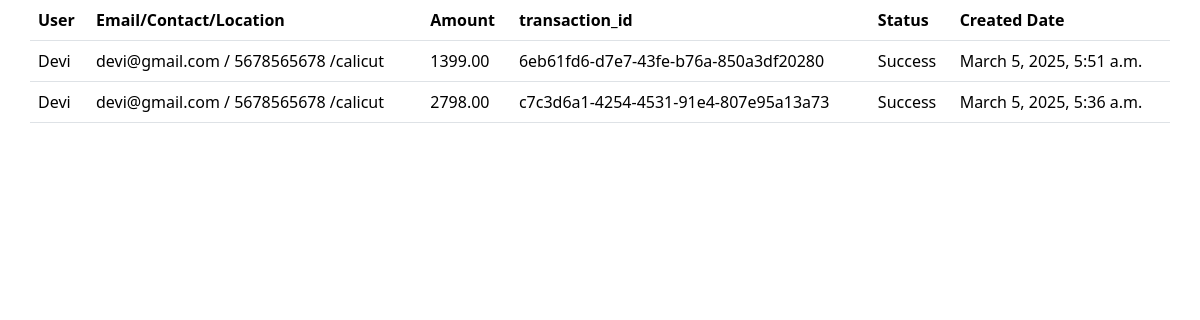
The page /report_detail (signed in) on the database its author committed.
### farmer/models.py (models this page shows, shortened)
class Payment(models.Model):
    PAYMENT_METHODS = [
        ('Card', 'Credit/Debit Card'),
        ('UPI', 'UPI'),
        ('NetBanking', 'Net Banking'),
    ]
    order = models.ForeignKey(Order, on_delete=models.CASCADE)
    user = models.ForeignKey(shop, on_delete=models.CASCADE)
    amount = models.DecimalField(max_digits=10, decimal_places=2)
    method = models.CharField(max_length=20, choices=PAYMENT_METHODS)
    transaction_id = models.CharField(max_length=100, unique=True, null=True, blank=True)
    status = models.CharField(max_length=20, choices=[('Success', 'Success'), ('Failed', 'Failed')], default='Pending')
    created_at = models.DateTimeField(auto_now_add=True)

class shop(models.Model):
    shname=models.CharField(max_length=100)
    email=models.CharField(max_length=100)
    passw=models.CharField(max_length=100)
    location=models.CharField(max_length=100)
    contact=models.CharField(max_length=100)
    role=models.CharField(max_length=100,default='farmer')

### farmer/views.py (the view)
# urls.py: path("report_detail",report_detail,name="report_detail"),
def report_detail(req):
    user=get_object_or_404(shop,id=req.session.get('didno'))
    report=Payment.objects.select_related('user','order').order_by('-id').filter(user=user)
    return render(req,'report_detail.html',{'reports':report})

### template/report_detail.html (shortened to what this page needs)
<!doctype html>
<html lang="en">
  <head>
    <link href="https://cdn.jsdelivr.net/npm/bootstrap@5.3.3/dist/css/bootstrap.min.css" rel="stylesheet">
  </head>
  <body>
    <div class="container">
        <div class="row">
            <table class="table">
                <tr>
                    <th>
                        User
                    </th>
                    <th>
                        Email/Contact/Location
                    </th>
                    <th>
                        Amount
                    </th>
                    <th>
                        transaction_id
                    </th>
                    <th>
                        Status
                    </th>
                    <th>
                        Created Date
                    </th>
                </tr>
                {% for report in reports %}
                 <tr>
                    <td>
                        {{report.user.shname}}
                    </td>
                    <td>
                        {{report.user.email}} / {{report.user.contact}} /{{report.user.location}}
                    </td>
                    <td>
                        {{report.amount}}
                    </td>
                    <td>
                        {{report.transaction_id}}
                    </td>
                    <td>
                        {{report.status}}
                    </td>
                    <td>
                        {{report.created_at}}
                    </td>
                 </tr>
                 {% endfor %}
            </table>
        </div>
    </div>
  </body>
</html>

### rows shown on the page
Payment: user.shname "Devi", user.email "devi@gmail.com", user.contact "5678565678", user.location "calicut", amount "1399.00", transaction_id "6eb61fd6-d7e7-43fe-b76a-850a3df20280", status "Success", created_at "March 5, 2025, 5:51 a.m."
Payment: user.shname "Devi", user.email "devi@gmail.com", user.contact "5678565678", user.location "calicut", amount "2798.00", transaction_id "c7c3d6a1-4254-4531-91e4-807e95a13a73", status "Success", created_at "March 5, 2025, 5:36 a.m."
